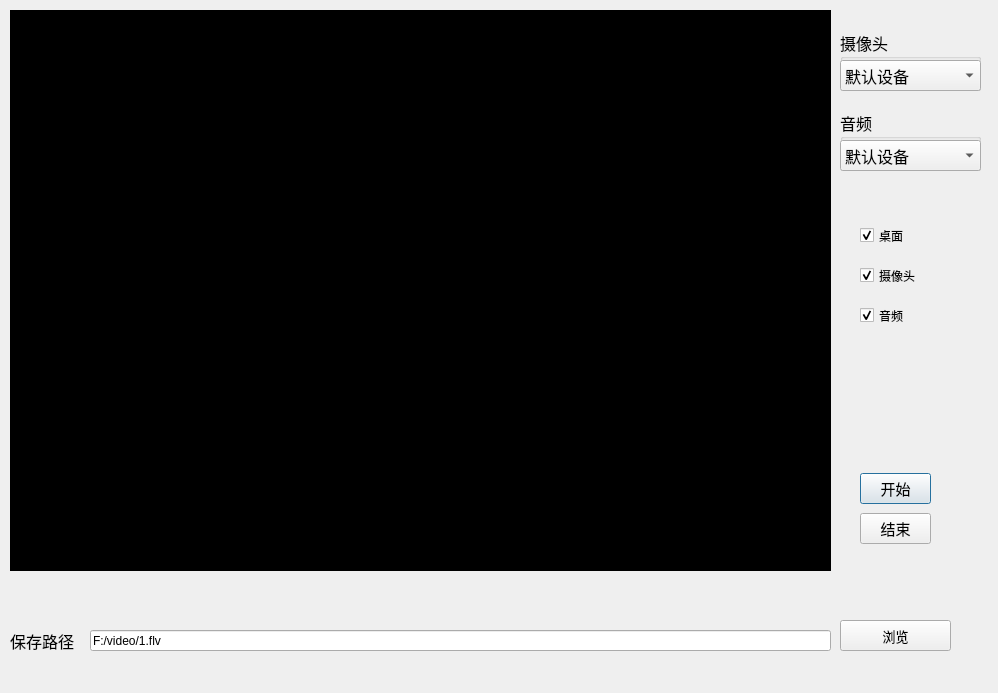
<?xml version="1.0" encoding="UTF-8"?>
<ui version="4.0">
 <class>RecoderDialog</class>
 <widget class="QDialog" name="RecoderDialog">
  <property name="geometry">
   <rect>
    <x>0</x>
    <y>0</y>
    <width>998</width>
    <height>693</height>
   </rect>
  </property>
  <property name="windowTitle">
   <string>RecoderDialog</string>
  </property>
  <widget class="QWidget" name="wdg_content" native="true">
   <property name="geometry">
    <rect>
     <x>10</x>
     <y>10</y>
     <width>981</width>
     <height>671</height>
    </rect>
   </property>
   <widget class="QWidget" name="wdg_show" native="true">
    <property name="geometry">
     <rect>
      <x>0</x>
      <y>0</y>
      <width>821</width>
      <height>561</height>
     </rect>
    </property>
    <property name="styleSheet">
     <string notr="true">background-color: rgb(0, 0, 0);</string>
    </property>
    <widget class="QLabel" name="lb_show">
     <property name="geometry">
      <rect>
       <x>0</x>
       <y>20</y>
       <width>821</width>
       <height>511</height>
      </rect>
     </property>
     <property name="text">
      <string/>
     </property>
    </widget>
   </widget>
   <widget class="QGroupBox" name="gb_camera">
    <property name="geometry">
     <rect>
      <x>830</x>
      <y>20</y>
      <width>141</width>
      <height>61</height>
     </rect>
    </property>
    <property name="font">
     <font>
      <family>微软雅黑</family>
      <pointsize>12</pointsize>
     </font>
    </property>
    <property name="title">
     <string>摄像头</string>
    </property>
    <widget class="QComboBox" name="cbox_camera">
     <property name="geometry">
      <rect>
       <x>0</x>
       <y>30</y>
       <width>141</width>
       <height>31</height>
      </rect>
     </property>
     <item>
      <property name="text">
       <string>默认设备</string>
      </property>
     </item>
    </widget>
   </widget>
   <widget class="QGroupBox" name="gb_audio">
    <property name="geometry">
     <rect>
      <x>830</x>
      <y>100</y>
      <width>141</width>
      <height>61</height>
     </rect>
    </property>
    <property name="font">
     <font>
      <family>微软雅黑</family>
      <pointsize>12</pointsize>
     </font>
    </property>
    <property name="title">
     <string>音频</string>
    </property>
    <widget class="QComboBox" name="cbox_audio">
     <property name="geometry">
      <rect>
       <x>0</x>
       <y>30</y>
       <width>141</width>
       <height>31</height>
      </rect>
     </property>
     <item>
      <property name="text">
       <string>默认设备</string>
      </property>
     </item>
    </widget>
   </widget>
   <widget class="QPushButton" name="pb_start">
    <property name="geometry">
     <rect>
      <x>850</x>
      <y>463</y>
      <width>71</width>
      <height>31</height>
     </rect>
    </property>
    <property name="font">
     <font>
      <family>微软雅黑</family>
      <pointsize>11</pointsize>
     </font>
    </property>
    <property name="text">
     <string>开始</string>
    </property>
   </widget>
   <widget class="QPushButton" name="pb_end">
    <property name="geometry">
     <rect>
      <x>850</x>
      <y>503</y>
      <width>71</width>
      <height>31</height>
     </rect>
    </property>
    <property name="font">
     <font>
      <family>微软雅黑</family>
      <pointsize>11</pointsize>
     </font>
    </property>
    <property name="text">
     <string>结束</string>
    </property>
   </widget>
   <widget class="QCheckBox" name="cb_desktop">
    <property name="geometry">
     <rect>
      <x>850</x>
      <y>210</y>
      <width>93</width>
      <height>31</height>
     </rect>
    </property>
    <property name="font">
     <font>
      <family>微软雅黑</family>
      <pointsize>9</pointsize>
     </font>
    </property>
    <property name="text">
     <string>桌面</string>
    </property>
    <property name="checkable">
     <bool>true</bool>
    </property>
    <property name="checked">
     <bool>true</bool>
    </property>
   </widget>
   <widget class="QCheckBox" name="cb_camera">
    <property name="geometry">
     <rect>
      <x>850</x>
      <y>250</y>
      <width>93</width>
      <height>31</height>
     </rect>
    </property>
    <property name="font">
     <font>
      <family>微软雅黑</family>
     </font>
    </property>
    <property name="text">
     <string>摄像头</string>
    </property>
    <property name="checkable">
     <bool>true</bool>
    </property>
    <property name="checked">
     <bool>true</bool>
    </property>
   </widget>
   <widget class="QCheckBox" name="cb_audio">
    <property name="geometry">
     <rect>
      <x>850</x>
      <y>290</y>
      <width>93</width>
      <height>31</height>
     </rect>
    </property>
    <property name="font">
     <font>
      <family>微软雅黑</family>
     </font>
    </property>
    <property name="text">
     <string>音频</string>
    </property>
    <property name="checkable">
     <bool>true</bool>
    </property>
    <property name="checked">
     <bool>true</bool>
    </property>
   </widget>
   <widget class="QLabel" name="lb_url">
    <property name="geometry">
     <rect>
      <x>0</x>
      <y>620</y>
      <width>91</width>
      <height>21</height>
     </rect>
    </property>
    <property name="font">
     <font>
      <family>微软雅黑</family>
      <pointsize>12</pointsize>
     </font>
    </property>
    <property name="text">
     <string>保存路径</string>
    </property>
   </widget>
   <widget class="QLineEdit" name="le_url">
    <property name="geometry">
     <rect>
      <x>80</x>
      <y>620</y>
      <width>741</width>
      <height>21</height>
     </rect>
    </property>
    <property name="text">
     <string>F:/video/1.flv</string>
    </property>
   </widget>
   <widget class="QPushButton" name="pb_setURL">
    <property name="geometry">
     <rect>
      <x>830</x>
      <y>610</y>
      <width>111</width>
      <height>31</height>
     </rect>
    </property>
    <property name="font">
     <font>
      <family>微软雅黑</family>
      <pointsize>10</pointsize>
     </font>
    </property>
    <property name="text">
     <string>浏览</string>
    </property>
   </widget>
  </widget>
 </widget>
 <resources/>
 <connections/>
</ui>
